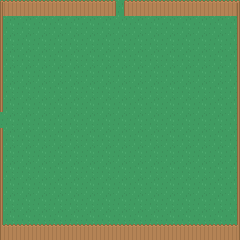

The image is a tile-based game level rendered from a .tmx file. Its description and complete source (layers, tilesets, objects, tile grids) follow:
An orthogonal 15x15 tile map with 16x16 px tiles, 2 tile layers (Background, Foreground) and 2 objects (2x exit).

<map version="1.0" tiledversion="1.0.2" orientation="orthogonal" renderorder="right-down" width="15" height="15" tilewidth="16" tileheight="16" nextobjectid="2">
 <tileset firstgid="1" source="tileset.tsx" />
 <layer name="Background" width="15" height="15">
  <properties>
   <property name="layer" value="background" />
   <property name="nocollide" value="true" />
   <property name="tileset" value="tileset" />
  </properties>
  <data encoding="csv">
964,964,964,964,964,964,964,964,964,964,964,964,964,964,964,
964,964,964,964,964,964,964,964,964,964,964,964,964,964,964,
964,964,964,964,964,964,964,964,964,964,964,964,964,964,964,
964,964,964,964,964,964,964,964,964,964,964,964,964,964,964,
964,964,964,964,964,964,964,964,964,964,964,964,964,964,964,
964,964,964,964,964,964,964,964,964,964,964,964,964,964,964,
964,964,964,964,964,964,964,964,964,964,964,964,964,964,964,
964,964,964,964,964,964,964,964,964,964,964,964,964,964,964,
964,964,964,964,964,964,964,964,964,964,964,964,964,964,964,
964,964,964,964,964,964,964,964,964,964,964,964,964,964,964,
964,964,964,964,964,964,964,964,964,964,964,964,964,964,964,
964,964,964,964,964,964,964,964,964,964,964,964,964,964,964,
964,964,964,964,964,964,964,964,964,964,964,964,964,964,964,
964,964,964,964,964,964,964,964,964,964,964,964,964,964,964,
964,964,964,964,964,964,964,964,964,964,964,964,964,964,964
</data>
 </layer>
 <layer name="Foreground" width="15" height="15">
  <properties>
   <property name="layer" value="foreground" />
   <property name="tileset" value="tileset" />
  </properties>
  <data encoding="csv">
540,541,541,541,541,541,541,576,541,541,541,541,541,541,542,
577,0,0,0,0,0,0,0,0,0,0,0,0,0,579,
577,0,0,0,0,0,0,0,0,0,0,0,0,0,579,
577,0,0,0,0,0,0,0,0,0,0,0,0,0,579,
577,0,0,0,0,0,0,0,0,0,0,0,0,0,579,
577,0,0,0,0,0,0,0,0,0,0,0,0,0,579,
577,0,0,0,0,0,0,0,0,0,0,0,0,0,579,
0,0,0,0,0,0,0,0,0,0,0,0,0,0,579,
577,0,0,0,0,0,0,0,0,0,0,0,0,0,579,
577,0,0,0,0,0,0,0,0,0,0,0,0,0,579,
577,0,0,0,0,0,0,0,0,0,0,0,0,0,579,
577,0,0,0,0,0,0,0,0,0,0,0,0,0,579,
577,0,0,0,0,0,0,0,0,0,0,0,0,0,579,
577,0,0,0,0,0,0,0,0,0,0,0,0,0,579,
614,615,615,615,615,615,615,615,615,615,615,615,615,615,616
</data>
 </layer>
 <objectgroup name="Objects">
  <properties>
   <property name="tileset" value="tileset" />
  </properties>
  <object id="14" name="Exit_Left" type="exit" x="-8" y="112" width="3" height="16">
   <properties>
    <property name="direction" value="left" />
   </properties>
  </object>
  <object id="12" name="Exit_Up" type="exit" x="112" y="-8" width="16" height="3">
   <properties>
    <property name="direction" value="up" />
   </properties>
  </object>
 </objectgroup>
</map>
